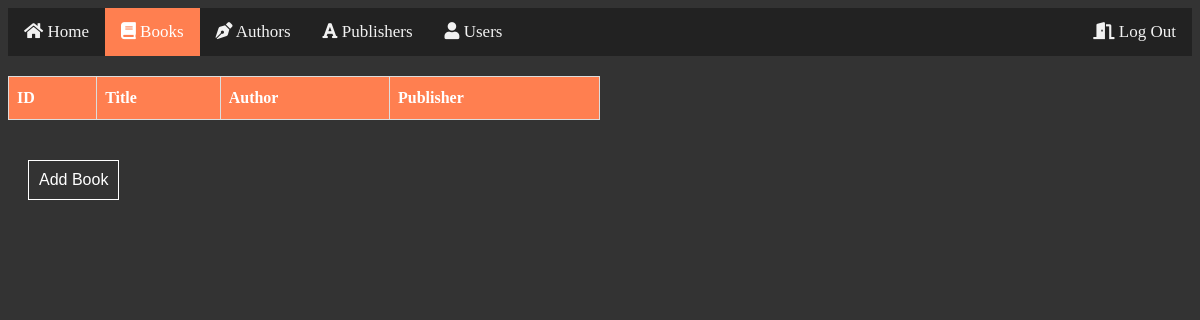
Before: /pages/books.php (signed in) with the older database file.
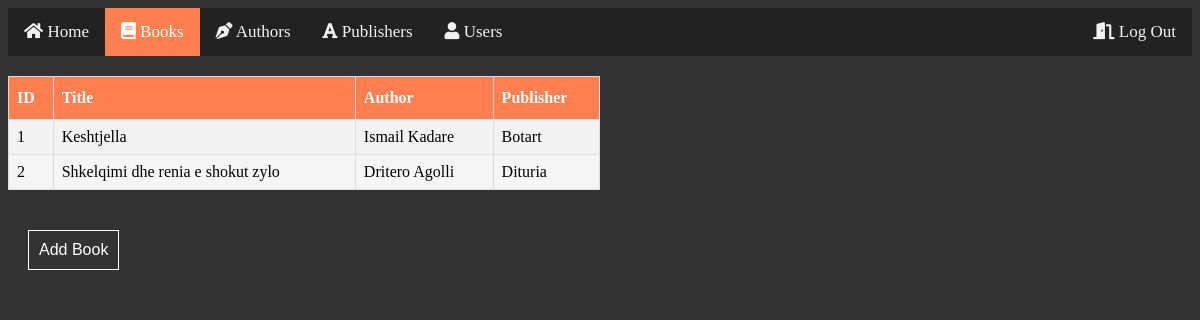
After: the same page with the newer database file.
### tables this page shows
CREATE TABLE `books` (
  `ID` int(11) NOT NULL,
  `Title` varchar(50) NOT NULL,
  `AuthorID` int(11) NOT NULL,
  `PublisherID` int(11) NOT NULL
);

CREATE TABLE `authors` (
  `ID` int(11) NOT NULL,
  `Name` varchar(50) NOT NULL,
  `Surname` varchar(50) NOT NULL
);

CREATE TABLE `publishers` (
  `ID` int(11) NOT NULL,
  `Name` varchar(100) NOT NULL,
  `Type` varchar(50) NOT NULL
);

### database/database.php (called while the page is built, shortened)
<?php
class database
{
    public $conn;
    function __construct($host, $user, $pass, $db)
    {
        $this->conn = mysqli_connect($host, $user, $pass, $db);
    }
    function getAuthorFromId($ID)
    {
        $query = "select * from authors where authors.ID=$ID";
        $result = $this->conn->query($query);
        if (mysqli_num_rows($result) == 1) {
            $row = $result->fetch_assoc();
            $fname = $row["Name"];
            $lname = $row["Surname"];
            return ($fname . " " . $lname);
        } else {
            return false;
        }
    }
    function getPublisherFromId($ID)
    {
        $query = "select * from publishers where publishers.ID=$ID";
        $result = $this->conn->query($query);
        if (mysqli_num_rows($result) == 1) {
            $row = $result->fetch_assoc();
            $name = $row["Name"];
            return $name;
        } else {
            return false;
        }
    }
}
$dataAccess = new database("localhost", "root", "", "library");

### pages/books.php (the view, shortened to what this page needs)
<html>
<head>
    <?php
    include "../database/database.php";
    ?>
    <link rel="stylesheet" href="../style/styles.css">
    <link rel="stylesheet" href="https://cdnjs.cloudflare.com/ajax/libs/font-awesome/5.15.1/css/all.min.css">
</head>
<body style="background-color: #333;">
    <div class="topnav">
        <a class="btn" href="../homepage.php" onclick="onButtonClick(this)"><i class="fas fa-home"></i></i> Home</a>
        <a class="active" href="books.php" onclick="onButtonClick(this)"><i class="fas fa-book"></i></i> Books</a>
        <a class="btn" href="authors.php" onclick="onButtonClick(this)"><i class="fas fa-pen-nib"></i> Authors</a>
        <a class="btn" href="publishers.php" onclick="onButtonClick(this)"><i class="fas fa-font"></i> Publishers</a>
        <a class="btn" href="users.php" onclick="onButtonClick(this)"><i class="fas fa-user"></i> Users</a>
        <div class="topnav-right">
            <a href="logout.php"><i class="fas fa-door-open"></i> Log Out</a>
        </div>
    </div>
    <table id="styledtable">
        <tr>
            <th>ID</th>
            <th>Title</th>
            <th>Author</th>
            <th>Publisher</th>
        </tr>
        <?php
        $query = "select * from books";
        $result = $dataAccess->conn->query($query);
        if ($result->num_rows > 0) {
            while ($row = $result->fetch_assoc()) {
                $id = $row["ID"];
                $title = $row["Title"];
                $authorID = $row["AuthorID"];
                $publisherID = $row["PublisherID"];
                $authorName = $dataAccess->getAuthorFromId($authorID);
                $publisherName = $dataAccess->getPublisherFromId($publisherID);
                echo "<tr>";
                echo "<td>" . $id . "</td>";
                echo "<td>" . $title . "</td>";
                echo "<td>" . $authorName . "</td>";
                echo "<td>" . $publisherName . "</td>";
                echo "</tr>";
            }
        }
        ?>
    </table>
    <form action="add-book.php">
        <button class="loginButton" type="submit">Add Book</button>
    </form>
</body>
</html>

### style/styles.css (style rules this page uses)
.topnav { background-color: #222; overflow: hidden; }
.topnav-right { float: right; }
.topnav a { float: left; color: #f2f2f2; text-align: center; font-family: Verdana; padding: 14px 16px; text-decoration: none; font-size: 17px; }
.topnav a.active { background-color: #ff7f50; color: white; }
.loginButton { font-size: 16px; padding: 10px; margin: 20px 0 0 20px; color: white; background-color: #333; border: 1px solid white; }
#styledtable { margin: 20px 0; font-family: Verdana; border-collapse: collapse; width: 50%; }
#styledtable td, #styledtable th { border: 1px solid #ddd; padding: 8px; }
#styledtable tr:nth-child(even) { background-color: #f2f2f2; }
#styledtable tr:nth-child(odd) { background-color: #f5f5f5; }
#styledtable th { padding-top: 12px; padding-bottom: 12px; text-align: left; background-color: #ff7f50; color: white; }

Changed rows visible on the page:
added books: ID "1", Title "Keshtjella", AuthorID.Surname "Ismail Kadare", PublisherID.Name "Botart"
added books: ID "2", Title "Shkelqimi dhe renia e shokut zylo", AuthorID.Surname "Dritero Agolli", PublisherID.Name "Dituria"
